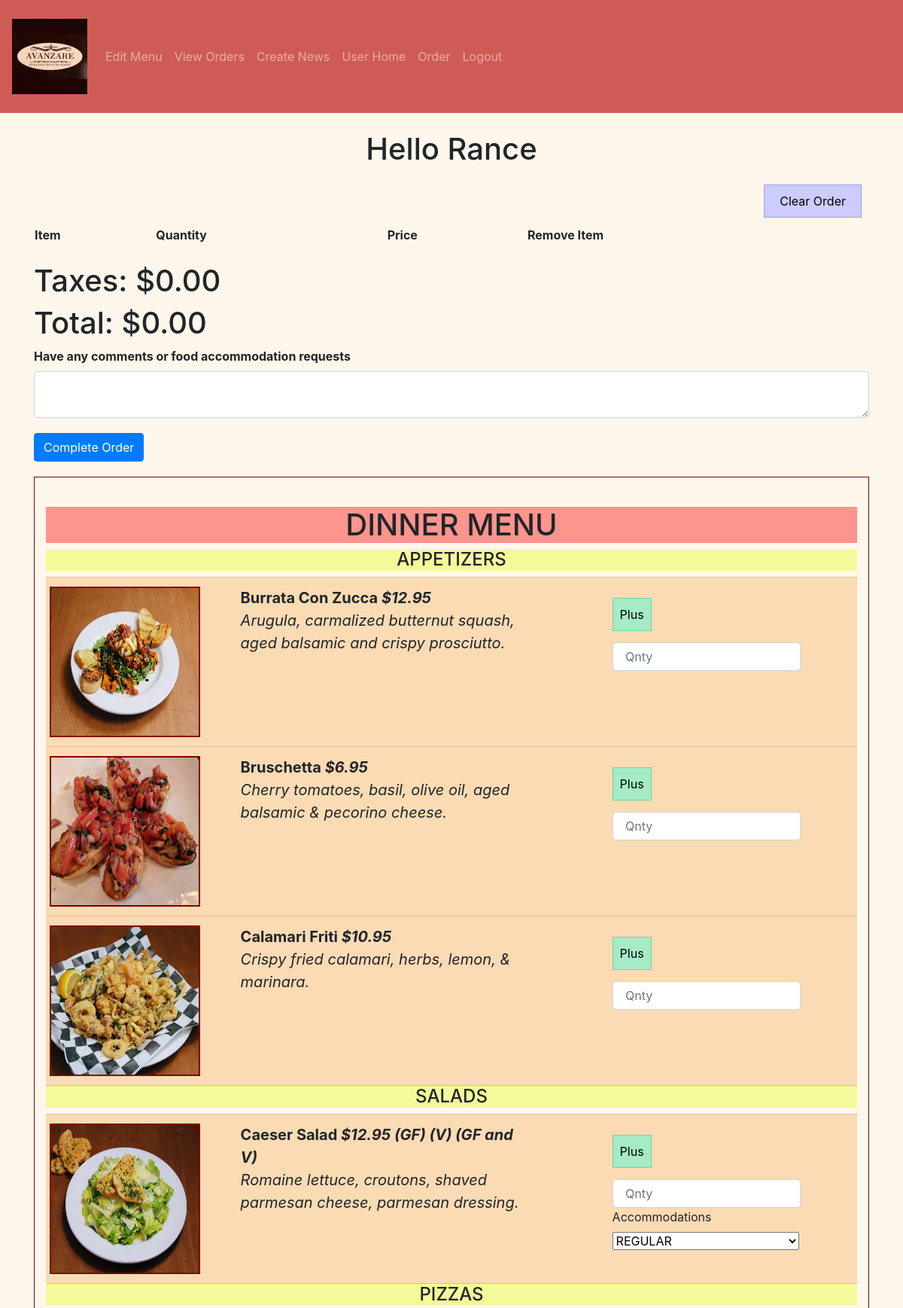
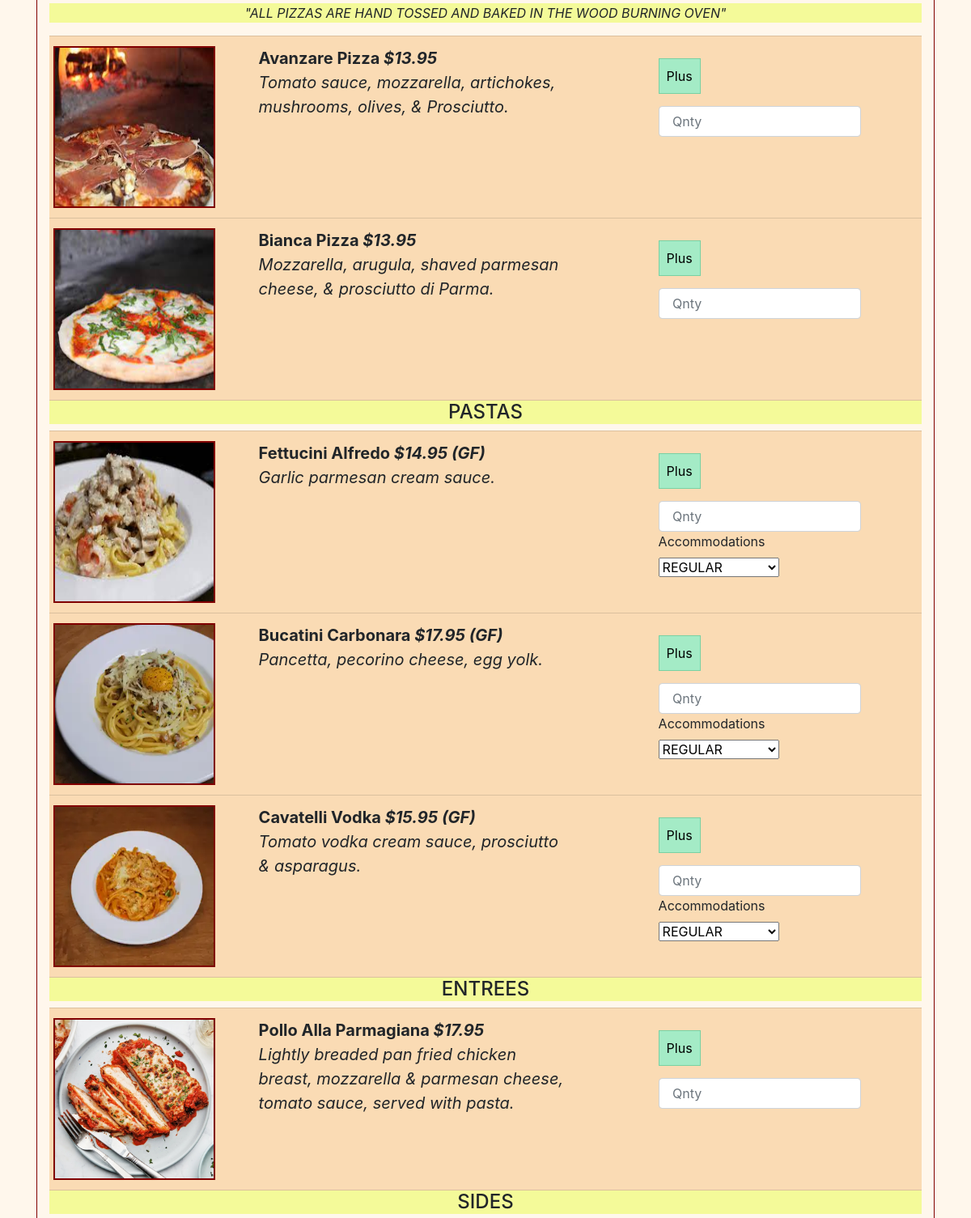
/order (signed in, upper part), run on the app's committed database (2 pictures, top to bottom).
### avanzareApp/models.py (models this page shows)
class User(db.Model, UserMixin):
    id = db.Column(db.Integer, primary_key=True)
    email = db.Column(db.String(150), unique=True)
    password = db.Column(db.String(150))
    first_name = db.Column(db.String(150))
    items = db.relationship('Menu')
    orders = db.relationship('Order')

class Menu(db.Model):
    id = db.Column(db.Integer, primary_key=True)
    name = db.Column(db.String(150), unique=True)
    price = db.Column(db.String(150))
    description = db.Column(db.String(10000))
    menu_type = db.Column(db.String(150))
    gluten_free = db.Column(db.String(150))
    vegan = db.Column(db.String(150))
    date = db.Column(db.DateTime(timezone=True), default=func.now())
    item_image = db.Column(db.String(30))
    user_id = db.Column(db.Integer, db.ForeignKey('user.id'))

### avanzareApp/views.py (the view)
@views.route('/order', methods=['GET', 'POST'])
@login_required
def test_order():
    items = Menu.query.all()
    return render_template("order.html", items=items, user=current_user)

### avanzareApp/__init__.py (called while the page is built)
def create_app():
    app = Flask(__name__)
    app.config['SECRET KEY'] = 'iudsdbciud ccdoi'
    app.config['SQLALCHEMY_DATABASE_URI'] = f'sqlite:///{DB_NAME}'
    db.init_app(app)
    from .views import views
    from .auth import auth
    app.register_blueprint(views, url_prefix='/')
    app.register_blueprint(auth, url_prefix='/')
    from .models import User, Menu, MenuOrder, News, Order
    with app.app_context():
        db.create_all()
    login_manager = LoginManager()
    login_manager.login_view = 'auth.start_page'
    login_manager.init_app(app)
    @login_manager.user_loader
    def load_user(id):
        return User.query.get(int(id))
    return app

### avanzareApp/templates/order.html (shortened to what this page needs)
{% extends "base.html" %} {% block title %}Home{% endblock %}
{% block content %}
<h1 align="center"> Hello {{ user.first_name }}</h1>
<form action="/order" method="GET">
    <button class="btn-edit" id="order">Clear Order</button>
</form>
<table id="actual_order" style="width:100%">
    <tr>
        <th>Item</th>
        <th>Quantity</th>
        <th>Price</th>
        <th>Remove Item</th>
    </tr>
</table>
<br />
{% set lst =  [] %}
<h1>Taxes: $<p id="displayed_taxes" style="display: inline;">0.00</p></h1>
<h1>Total: $<p id="displayed_total" style="display: inline;">0.00</p></h1>
<label for="comment"><b>Have any comments or food accommodation requests</b></label>
<textarea name="comment" id="comment" class="form-control"></textarea>
<button onclick="makeList()" class="btn btn-primary" style="margin: 20px 0px;">Complete Order</button>
<br />
<div class="blackLine">
    <br />
    <h1 class="h1Color" align="center"> DINNER MENU </h1>
    <ul class="list-group list-group-flush" id="items">
        {% set gf = "(GF)" %}
        {% set v = "(V)" %}
        {% set gfv = "(GF and V)" %}
        {% for menu in ["APPETIZERS", "SALADS", "PIZZAS", "PASTAS", "ENTREES", "SIDES", "DESSERT MENU", "AFTER DINNER DRINKS", "COCKTAILS", "BOTTLE", "DRAFT"] %}
                {% if menu in ["DESSERT MENU", "AFTER DINNER DRINKS", "COCKTAILS"] %}
                    <h1 class="h1Color" align="center"> {{ menu }} </h1>
                {% else %}
                    <h4 class="menu_type_color" align="center">{{ menu }}</h4>
                    {% if menu == "PIZZAS" %}
                        <p class="menu_type_color" align="center"><i>"ALL PIZZAS ARE HAND TOSSED AND BAKED IN THE WOOD BURNING OVEN"</i></p>
                    {% elif menu == "BOTTLE" %}
                        <h1 class="h1Color" align="center"> BEER </h1>
                        <h4 class="menu_type_color" align="center">{{ menu }}</h4>
                    {% endif %}
            {% endif %}
            {% for item in items %}
                {% if item.menu_type == menu %}
                    <li class="list-group-item">
                        {% set tmp = item.name + '.jpg' %}
                        <div class="row">
                            <div class="column" style="width: 20%">
                                <img class="img-responsive image" src="{{ url_for('views.send_image', filename=tmp) }}" width="200" height="200">
                            </div>
                            <div class="column" style="width: 50%">
                                <div class="text">
                                    <b>{{ item.name }}
                                        {% set tmp = "$" + (item.price | string) %}
                                        <i>{{ tmp }}</i>
                                        {% if item.gluten_free == "GLUTEN FREE" %}
                                            <i>{{ gf }}</i>
                                        {% endif %}
                                        {% if item.vegan == "VEGAN" %}
                                            <i>{{ v }}</i>
                                        {% endif %}
                                        {% if (item.gluten_free == "GLUTEN FREE") and (item.vegan == "VEGAN") %}
                                            <i>{{ gfv }}</i>
                                        {% endif %}
                                    </b>
                                    <br />
                                    <i>{{ item.description }}</i>
                                    <br />
                                </div>
                            </div>
                            <div class="column" style="width: 30%">
                                <div style="width: 250px;">
                                    <button onclick="addToOrder(document.getElementById('quantity_{{ item.id }}').value,
                                                   {{ item.id }}, '{{ item.name }}', {{ item.price }},
                                                    document.getElementById('dish_accommodation_{{ item.id }}').value,
                                                    document.getElementById('total').value)"
                                            class="btn-add" style="margin: 15px 0px;">Plus</button>
                                    <input  type="number" min="1" step="1"
                                            class="form-control"
                                            id="quantity_{{ item.id }}"
                                            name="quantity"
                                            placeholder=" Qnty"/>
                                    {% if (item.gluten_free == "GLUTEN FREE") or (item.vegan == "VEGAN") %}
                                    <label for="dish_accommodation_{{ item.id }}">Accommodations</label>
                                    <select class="selectpicker" id="dish_accommodation_{{ item.id }}" name="dish_accommodation">
                                        <optgroup label="CHOOSE ONE" >
                                            <option value="REGULAR">REGULAR</option>
                                        </optgroup>
                                    </select>
                                {% else %}
                                    {% set tmp_id = "dish_accommodation_" + item.id|string %}
                                    <select id="{{ tmp_id }}" hidden><option>REGULAR</option></select>
                                {% endif %}
                                </div>
                            </div>
                        </div>
                    </li>
                {% endif %}
            {% endfor %}
        {% endfor %}
    </ul>
    <br />
</div>
<br />
<br />
<br />
{% include "footer.html" %}
{% endblock %}

### avanzareApp/static/style.css (style rules this page uses)
.blackLine { border:1px solid black; border-color: #800000; padding: 15px; }
.text { font-size: 20px; padding-left: 40px; width: 80%; }
.image { border: solid; border-width: 2px; border-color: #800000; }
.list-group-item { background-color: #FADBB4; }
.menu_type_color { background-color: #F4FA99; }
.h1Color { background-color: #FD948E; }
.btn-edit { background-color: #CCCCFF; color: black; padding: 9px 20px; font-size: 16px; cursor: pointer; margin-top: 15px; margin-left: 15px; border: solid; border-width: 1px; border-color: #9d9dfa; float: right; }
.btn-add { background-color: #a4ebc6; color: black; padding: 9px; font-size: 16px; border: none; cursor: pointer; border: solid; border-width: 1px; border-color: #79d1a3; }
form > * { margin: 10px; }

### data on the page
User: first_name "Rance"
Menu: shows a picture, name "Burrata Con Zucca", tmp "$12.95", description "Arugula, carmalized butternut squash, aged balsamic and crispy prosciutto."
Menu: shows a picture, name "Bruschetta", tmp "$6.95", description "Cherry tomatoes, basil, olive oil, aged balsamic & pecorino cheese."
Menu: shows a picture, name "Calamari Friti", tmp "$10.95", description "Crispy fried calamari, herbs, lemon, & marinara."
Menu: shows a picture, name "Caeser Salad", tmp "$12.95", gf "(GF)", v "(V)", gfv "(GF and V)", description "Romaine lettuce, croutons, shaved parmesan cheese, parmesan dressing.", dish_accommodation "REGULAR"
Menu: shows a picture, name "Avanzare Pizza", tmp "$13.95", description "Tomato sauce, mozzarella, artichokes, mushrooms, olives, & Prosciutto."
Menu: shows a picture, name "Bianca Pizza", tmp "$13.95", description "Mozzarella, arugula, shaved parmesan cheese, & prosciutto di Parma."
Menu: shows a picture, name "Fettucini Alfredo", tmp "$14.95", gf "(GF)", description "Garlic parmesan cream sauce.", dish_accommodation "REGULAR"
Menu: shows a picture, name "Bucatini Carbonara", tmp "$17.95", gf "(GF)", description "Pancetta, pecorino cheese, egg yolk.", dish_accommodation "REGULAR"
Menu: shows a picture, name "Cavatelli Vodka", tmp "$15.95", gf "(GF)", description "Tomato vodka cream sauce, prosciutto & asparagus.", dish_accommodation "REGULAR"
Menu: shows a picture, name "Pollo Alla Parmagiana", tmp "$17.95", description "Lightly breaded pan fried chicken breast, mozzarella & parmesan cheese, tomato sauce, served with pasta."

### other printed values
{{ menu }} "APPETIZERS" "SALADS" "PIZZAS" "PASTAS" "ENTREES" "SIDES"
